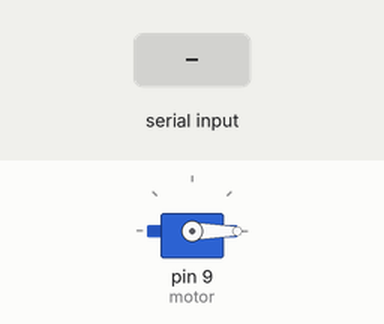
This sketch was run on a simulated Arduino Uno, built with avr-gcc and run on an emulated ATmega328P. Shown: servo. The inputs (shaded band) are chosen by the test bench.

Above: at 1.2 s.
1.3 s: "1" received over Serial
At 2.6 s:
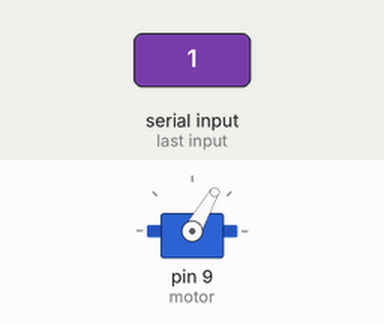
Timing chart, 0 to 7.8 s (numbered marks = the images above; inputs shaded):
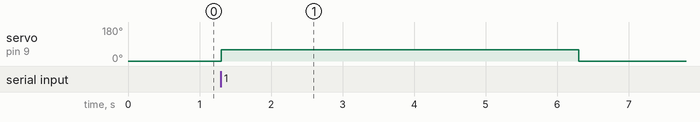

The sketch:

arduino_component.ino
```cpp
#include <Servo.h>

Servo motor; // Define motor object

void setup() {
  motor.attach(9); // Attach motor to pin 9
  motor.write(0); // Set initial position
  Serial.begin(9600); // Initialize serial communication
}

void loop() {
  if (Serial.available() > 0) {
    char command = Serial.read(); // Read incoming command
    if (command == '1') {
      // Rotate motor clockwise to 90 degrees
      motor.write(60);
      delay(5000); // Delay for motor movement
      motor.write(0); // Stop the motor
    } else if (command == '2') {
      // Rotate motor counterclockwise to 90 degrees
      motor.write(120);
      delay(5000); // Delay for motor movement
      motor.write(0); // Stop the motor
    }
  }
}
```

Measured:
- after the input at 1.3 s, servo on pin 9 (motor): 0° → 60° at once, → 0° 5.0 s later
